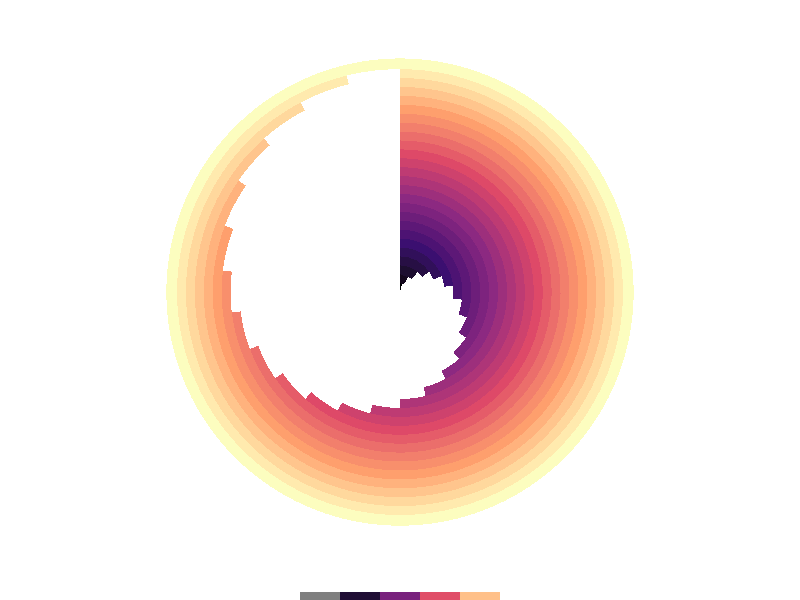

Reproduce this figure in R.
## ---- chunk 1
knitr::opts_chunk$set(echo = FALSE)

library(ggplot2)
library(data.table)
## ---- chunk 2
data <- data.table(
  variable = LETTERS,
  value    = seq(0, 1, 1 / length(LETTERS))[2:(length(LETTERS) + 1)]
)

ggplot(data, aes(x = variable, y = value, fill = value)) +
  geom_col(width = 1.2, position = "identity") +
  coord_polar(theta = "y") +
  theme_void() +
  scale_fill_viridis_c(option = "A") +
  guides(
    fill = guide_colorsteps(barwidth = 10,
                            barheight = 0.4,
                            title = NULL,
                            label = FALSE)
  ) +
  theme(
    legend.position = "bottom"
  )
